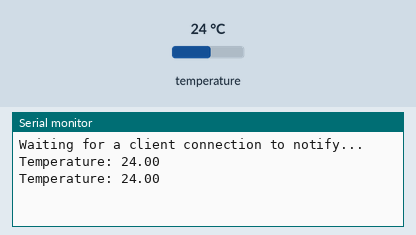
Simulated run of this sketch. Board: ESP32. On the bench: the last lines printed to the serial monitor. The test bench sets the inputs (shaded band); at power-on: temperature 24 °C. Nothing arrives over Bluetooth unless stated; a phone connects over Bluetooth LE 3 s after start.

Above: at 4.8 s.
4.9 s: temperature set to 12 °C
At 5.9 s:
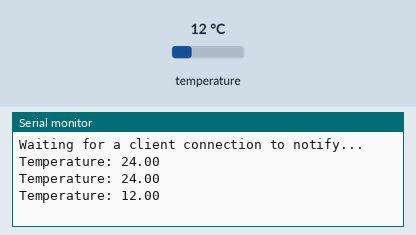
6.5 s: temperature set to 19 °C
At 7.9 s:
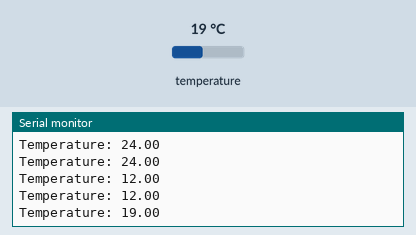
Timing chart, 0 to 9.5 s (numbered marks = the images above; inputs shaded):
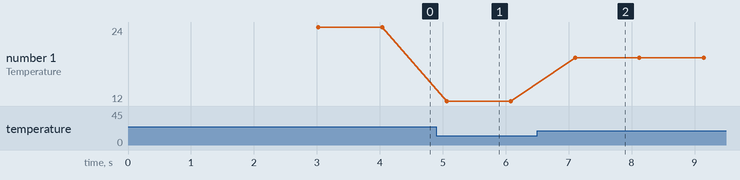

Measured:
- after the input at 4.9 s, the serial monitor: prints a new line after 0.16 s (image 1)
- after the input at 6.5 s, the serial monitor: prints a new line after 0.60 s (image 2)
- plotted number 1: 24 → 12 after the input at 4.9 s, 12 → 19 after the input at 6.5 s

The sketch:

ServerV2_MCP9808.ino
```cpp
#include <Wire.h>
#include <Adafruit_MCP9808.h>
#include <BLEDevice.h>
#include <BLEServer.h>
#include <BLEUtils.h>
#include <BLE2902.h>

// UUIDs used in this example:
#define SERVICE_UUID          "4fafc201-1fb5-459e-8fcc-c5c9c331914b"
#define CHARACTERISTIC_UUID_1 "beb5483e-36e1-4688-b7f5-ea07361b26a8"
#define CHARACTERISTIC_UUID_2 "1c95d5e3-d8f7-413a-bf3d-7a2e5d7be87e"

// Initialize all pointers
BLEServer* pServer = NULL;
BLECharacteristic* pCharacteristic_1 = NULL;
BLECharacteristic* pCharacteristic_2 = NULL;
BLEDescriptor *pDescr_1;
BLE2902 *pBLE2902_1;
BLE2902 *pBLE2902_2;

// Some variables to keep track of device connection
bool deviceConnected = false;
bool oldDeviceConnected = false;

// Variable for MCP9808 temperature sensor
Adafruit_MCP9808 mcp;

// Callback function that is called whenever a client is connected or disconnected
class MyServerCallbacks : public BLEServerCallbacks {
    void onConnect(BLEServer* pServer) {
        deviceConnected = true;
    }

    void onDisconnect(BLEServer* pServer) {
        deviceConnected = false;
    }
};

void setup() {
    Serial.begin(115200);

    // Create the BLE Device
    BLEDevice::init("ESP32");

    // Create the BLE Server
    pServer = BLEDevice::createServer();
    pServer->setCallbacks(new MyServerCallbacks());

    // Create the BLE Service
    BLEService *pService = pServer->createService(BLEUUID(SERVICE_UUID));

    // Create a BLE Characteristic
    pCharacteristic_1 = pService->createCharacteristic(
                          BLEUUID(CHARACTERISTIC_UUID_1),
                          BLECharacteristic::PROPERTY_NOTIFY
                        );

    pCharacteristic_2 = pService->createCharacteristic(
                          BLEUUID(CHARACTERISTIC_UUID_2),
                          BLECharacteristic::PROPERTY_READ   |
                          BLECharacteristic::PROPERTY_WRITE  |
                          BLECharacteristic::PROPERTY_NOTIFY
                        );

    // Create a BLE Descriptor
    pDescr_1 = new BLEDescriptor(BLEUUID((uint16_t)0x2901));
    pDescr_1->setValue("Temperature from MCP9808 in Celsius");
    pCharacteristic_1->addDescriptor(pDescr_1);

    // Add the BLE2902 Descriptor because we are using "PROPERTY_NOTIFY"
    pBLE2902_1 = new BLE2902();
    pBLE2902_1->setNotifications(true);
    pCharacteristic_1->addDescriptor(pBLE2902_1);

    pBLE2902_2 = new BLE2902();
    pBLE2902_2->setNotifications(true);
    pCharacteristic_2->addDescriptor(pBLE2902_2);

    // Start the service
    pService->start();

    // Start advertising
    BLEAdvertising *pAdvertising = BLEDevice::getAdvertising();
    pAdvertising->addServiceUUID(BLEUUID(SERVICE_UUID));
    pAdvertising->setScanResponse(false);
    pAdvertising->setMinPreferred(0x0);
    BLEDevice::startAdvertising();
    Serial.println("Waiting for a client connection to notify...");

    // Initialize MCP9808 sensor
    if (!mcp.begin()) {
        Serial.println("Couldn't find MCP9808!");
        while (1);
    }
}

void loop() {
    // Notify changed value
    if (deviceConnected) {
        // Read temperature from MCP9808 sensor in Celsius
        float temperature = mcp.readTempC();

        // Send the temperature value to the client
        pCharacteristic_1->setValue(temperature);
        pCharacteristic_1->notify();

        // Log the temperature to Serial
        Serial.print("Temperature: ");
        Serial.println(temperature);

        // In this example, "delay" is used to delay with one second.
        // For production code, consider using millis().
        delay(1000);
    }

    // The code below keeps the connection status up to date:
    // Disconnecting
    if (!deviceConnected && oldDeviceConnected) {
        delay(500); // give the Bluetooth stack the chance to get things ready
        pServer->startAdvertising(); // restart advertising
        Serial.println("Start advertising");
        oldDeviceConnected = deviceConnected;
    }

    // Connecting
    if (deviceConnected && !oldDeviceConnected) {
        // do stuff here on connecting
        oldDeviceConnected = deviceConnected;
    }
}
```
